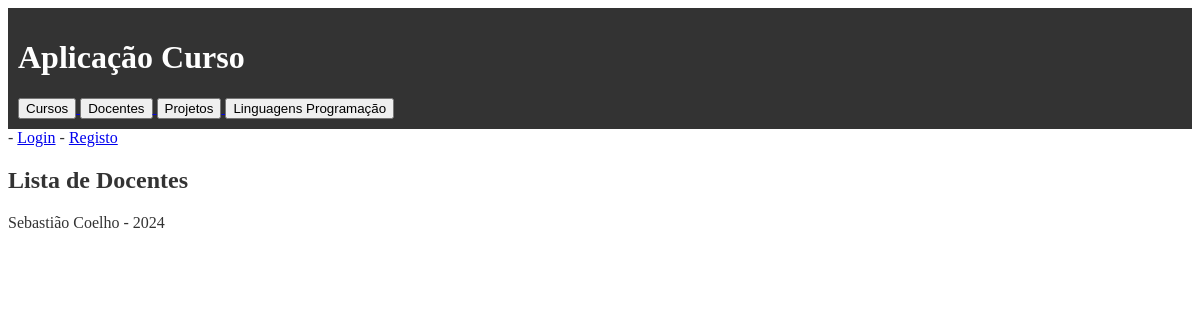
The app's page /curso/docentes/, older data.
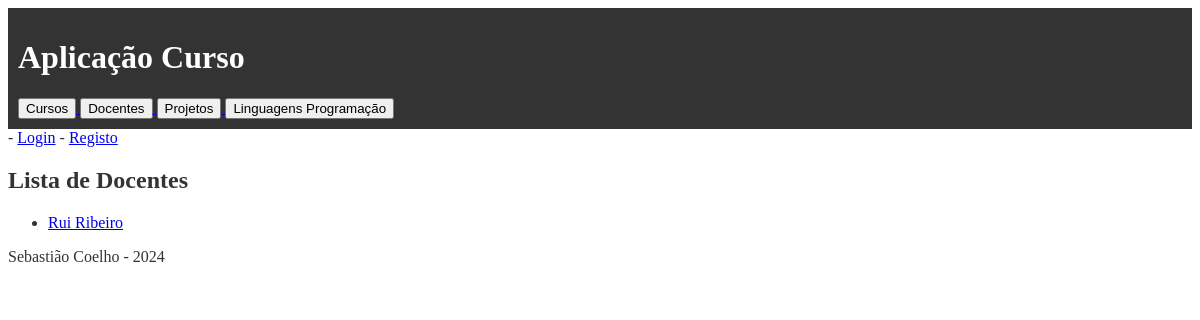
The same page, newer data.
### curso/models.py (models this page shows, shortened)
class Docente(models.Model):
    nome = models.CharField(max_length=255)
    disciplinas = models.ManyToManyField(Disciplina, related_name='docentes')

### curso/views.py (the view)
# urls.py: path('docentes/', views.docentes_view, name='docentes'),
def docentes_view(request):
    docentes = Docente.objects.all()
    context = {
        'docentes': docentes
    }
    return render(request, 'curso/docentes.html', context)

### curso/templates/curso/docentes.html (shortened to what this page needs)
{% extends 'curso/layout.html' %}
{% block content %}
    <h2>Lista de Docentes</h2>
    <ul>
        {% for docente in docentes %}
            <li>
                <a href="{% url 'curso:docente_detalhe' docente.id %}">{{ docente.nome }}</a>
            </li>
        {% endfor %}
    </ul>
{% endblock %}

Row changes from the older to the newer data that the page shows:
added Docente: nome "Rui Ribeiro"
